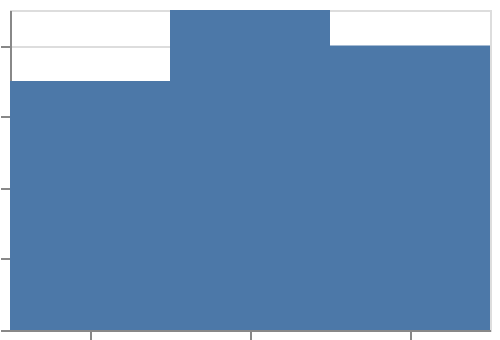

The specification (Vega-Lite) saved for this image:
### Vega-Lite specification from a JSON file in a GitHub repository (floating-point values rounded to 4 significant figures)
{"$schema": "https://vega.github.io/schema/vega-lite/v6.json", "padding": 5, "autosize": "none", "width": 240, "height": 160, "data": {"name": "table", "values": [{"c": "A", "g": "p", "x": 1, "y": 2, "v": 5, "t": "2024-01-15", "o": {"v": 3}, "IMDB Rating": 6.1, "d": "x1"}, {"c": "B", "g": "q", "x": 2, "y": 4, "v": 9, "t": "2024-02-20", "o": {"v": 7}, "IMDB Rating": 7.4, "d": "x2"}, {"c": "A", "g": "q", "x": 3, "y": 3, "v": 2, "t": "2024-03-05", "o": {"v": 1}, "IMDB Rating": 5.2, "d": "x1"}, {"c": "C", "g": "p", "x": 4, "y": 6, "v": 7, "t": "2024-05-30", "o": {"v": 4}, "IMDB Rating": 8.8, "d": "x3"}, {"c": "B", "g": "p", "x": 5, "y": 5, "v": 4, "t": "2024-07-11", "o": {"v": 9}, "IMDB Rating": 6.9, "d": "x2"}, {"c": "C", "g": "q", "x": 6, "y": 8, "v": 6, "t": "2024-09-02", "o": {"v": 2}, "IMDB Rating": 7.7, "d": "x3"}, {"c": "A", "g": "p", "x": 7, "y": 7, "v": 8, "t": "2024-11-25", "o": {"v": 5}, "IMDB Rating": 4.4, "d": "x1"}, {"c": "B", "g": "q", "x": 8, "y": 9, "v": 3, "t": "2024-12-31", "o": {"v": 8}, "IMDB Rating": 9.1, "d": "x2"}]}, "mark": "rect", "encoding": {"x": {"field": "c", "type": "nominal"}, "y": {"field": "y", "type": "quantitative"}}}
